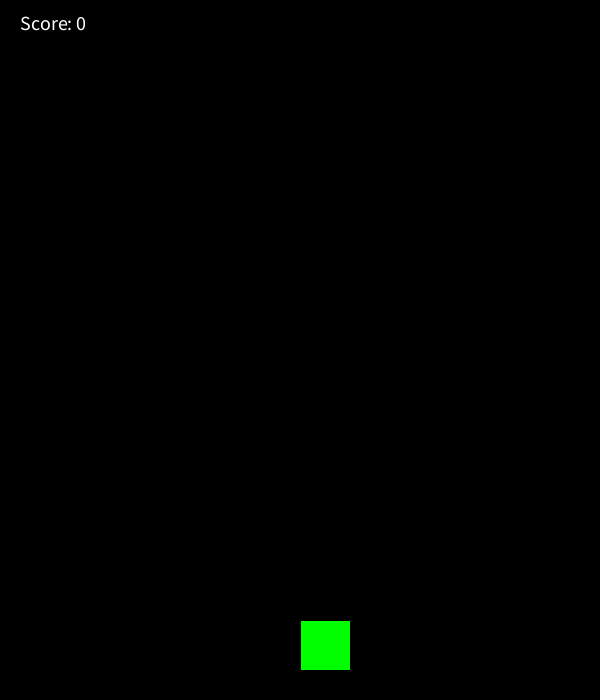
Frame 1 (no input)
Frame 60 (the mouse pressed at the canvas centre just before this capture): identical to frame 1, image omitted
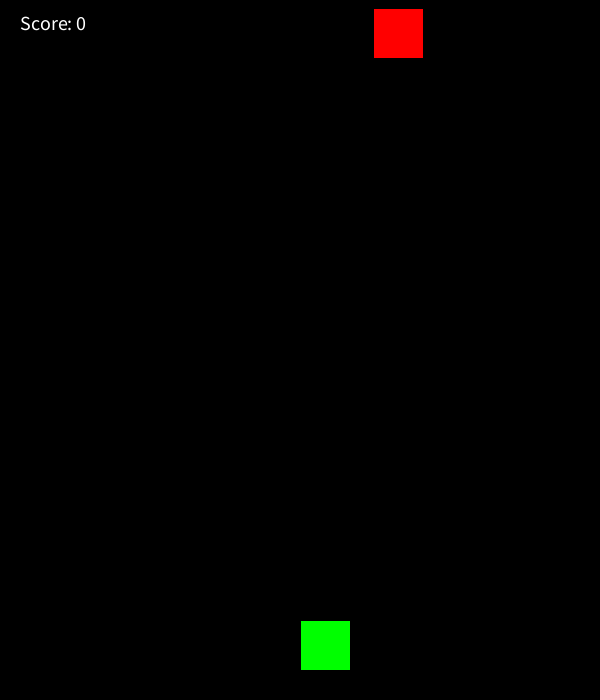
Frame 120 (the mouse held since frame 60 and released just before this capture)

The Processing sketch that drew these frames (run headless with seeded random() and noise(); from frame 60 on, the mouse is pressed at the canvas centre):

// Processing sketch: part5
// ── part5.pde
ArrayList<Bullet> bullets = new ArrayList<Bullet>();  // 儲存玩家的子彈
ArrayList<Enemy> enemies = new ArrayList<Enemy>();    // 儲存敵人
int score = 0;  // 玩家分數
float playerX, playerY;  // 玩家座標
boolean left, right, up, down;  // 玩家控制
int enemyTimer = 0;  // 敵人生成計時器
int spawnInterval = 100;  // 敵人生成間隔

// 玩家子彈類別
class Bullet {
  float x, y, speed = 10;  // 子彈的座標和速度
  boolean remove = false;  // 是否刪除

  Bullet(float x, float y) {
    this.x = x;
    this.y = y;
  }

  // 更新子彈位置
  void update() {
    y -= speed;  // 子彈向上移動
    if (y < -20) remove = true;  // 超出畫面標記為刪除
  }

  // 繪製子彈
  void draw() {
    fill(255, 255, 0);  // 子彈顏色為黃色
    ellipse(x, y, 8, 15);  // 繪製圓形子彈
  }
}

// 敵人類別
class Enemy {
  float x, y, speed;  // 敵人的座標和速度

  Enemy(float x, float y, float speed) {
    this.x = x;
    this.y = y;
    this.speed = speed;
  }

  // 更新敵人位置
  void update() {
    y += speed;  // 敵人向下移動
  }

  // 繪製敵人
  void draw() {
    fill(255, 0, 0);  // 敵人顏色為紅色
    rect(x, y, 50, 50);  // 繪製方形敵人
  }
}

void setup() {
  size(600, 700);  // 設定畫布大小
  playerX = width / 2;  // 玩家初始X座標
  playerY = height - 80;  // 玩家初始Y座標
}

void draw() {
  background(0);  // 背景顏色為黑色

  // 生成敵人
  enemyTimer++;
  if (enemyTimer >= spawnInterval) {
    enemies.add(new Enemy(random(50, width - 50), -50, random(2, 5)));  // 生成敵人
    enemyTimer = 0;  // 重置計時器
  }

  // 更新並繪製敵人
  if (enemies.size() > 0) {  // 確保列表非空再處理
    for (int i = enemies.size() - 1; i >= 0; i--) {  // 反向遍歷
      Enemy enemy = enemies.get(i);
      enemy.update();
      enemy.draw();
  
      // 檢查玩家的子彈是否碰撞到敵人
      if (bullets.size() > 0) {  // 確保子彈列表非空
        for (int j = bullets.size() - 1; j >= 0; j--) {
          // 計算子彈與敵人的距離，假設子彈和敵人都是圓形
          if (dist(bullets.get(j).x, bullets.get(j).y, enemy.x + 25, enemy.y + 25) < 35) {
            bullets.remove(j);  // 移除子彈
            enemies.remove(i);  // 移除敵人
            score += 10;  // 每擊中一個敵人加10分
            break;  // 跳出內層迴圈，避免重複計算碰撞
          }
        }
      }
  
      // 如果敵人超出畫面，移除敵人
      if (enemy.y > height + 50) {
        enemies.remove(i);
      }
    }
  }

  // 更新並繪製子彈
  if (bullets.size() > 0) {  // 確保子彈列表非空
    for (int i = bullets.size() - 1; i >= 0; i--) {
      bullets.get(i).update();
      bullets.get(i).draw();
      if (bullets.get(i).remove) bullets.remove(i);  // 刪除超出畫面的子彈
    }
  }

  // 顯示分數
  fill(255);
  textSize(20);
  text("Score: " + score, 20, 30);  // 顯示目前的分數
  
  // 玩家控制
  movePlayer();
  drawPlayer();
}

// 控制玩家移動
void movePlayer() {
  float speed = 5;  // 移動速度

  if (left) playerX -= speed;  
  if (right) playerX += speed;  
  if (up) playerY -= speed;  
  if (down) playerY += speed;  

  // 限制玩家不超出畫面邊界
  playerX = constrain(playerX, 30, width - 30);
  playerY = constrain(playerY, 30, height - 30);
}

// 繪製玩家
void drawPlayer() {
  fill(0, 255, 0);  // 玩家顏色為綠色
  rect(playerX, playerY, 50, 50);  // 繪製玩家
}

// 發射子彈
void keyPressed() {
  if (key == 'j' || key == 'J') shootWeapon();  // 按 J 鍵發射子彈
  if (keyCode == LEFT) left = true;  // 玩家向左移動
  if (keyCode == RIGHT) right = true;  // 玩家向右移動
  if (keyCode == UP) up = true;  // 玩家向上移動
  if (keyCode == DOWN) down = true;  // 玩家向下移動
}

// 停止玩家移動
void keyReleased() {
  if (keyCode == LEFT) left = false;  // 停止向左移動
  if (keyCode == RIGHT) right = false;  // 停止向右移動
  if (keyCode == UP) up = false;  // 停止向上移動
  if (keyCode == DOWN) down = false;  // 停止向下移動
}

// 發射子彈
void shootWeapon() {
  bullets.add(new Bullet(playerX + 25, playerY));  // 玩家在其位置發射子彈
}
